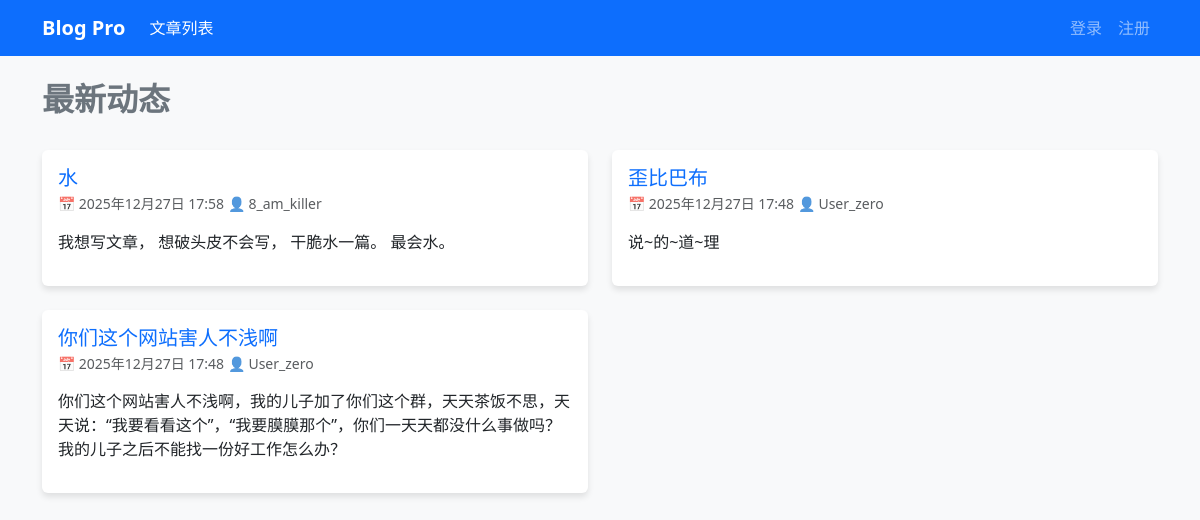
The page / on the database its author committed.
### blogs/models.py (models this page shows, shortened)
class BlogPost(models.Model):
    title = models.CharField(max_length=200, verbose_name="标题")
    text = models.TextField(verbose_name="内容")
    date_added = models.DateTimeField(auto_now_add=True)
    owner = models.ForeignKey(User, on_delete=models.CASCADE)

### blogs/views.py (the view)
# urls.py: path('', views.index, name='index'),
def index(request):
    posts_list = BlogPost.objects.order_by('-date_added')
    paginator = Paginator(posts_list, 6)
    page_number = request.GET.get('page')
    page_obj = paginator.get_page(page_number)
    is_paginated = page_obj.has_other_pages()
    context = {
        'posts': page_obj, # 注意这里传的是 page_obj 而不是 posts_list
        'page_obj': page_obj,
        'is_paginated': is_paginated
    }
    return render(request, 'blogs/index.html', context)

### blogs/templates/blogs/index.html (shortened to what this page needs)
{% extends 'blogs/base.html' %}
{% block content %}
<div class="row align-items-center mb-4">
    <div class="col">
        <h2 class="fw-bold text-secondary">最新动态</h2>
    </div>
</div>
<div class="row">
    {% for post in posts %}
        <div class="col-md-6 mb-4">
            <div class="card h-100">
                <div class="card-body">
                    <h5 class="card-title text-primary">{{ post.title }}</h5>
                    <h6 class="card-subtitle mb-3 text-muted">
                        <small>
                            📅 {{ post.date_added|date:'Y年m月d日 H:i' }}
                            👤 {{ post.owner.username }}
                        </small>
                    </h6>
                    <p class="card-text">{{ post.text|truncatechars:100 }}</p>
                </div>
            </div>
        </div>
    {% empty %}
        <div class="col-12 text-center py-5">
            <h4 class="text-muted">还没有人发布文章...</h4>
        </div>
    {% endfor %}
</div>
{% endblock content %}

### blogs/templates/blogs/base.html (shortened to what this page needs)
<!DOCTYPE html>
<html lang="zh-CN">
<head>
    <link href="https://cdn.jsdelivr.net/npm/bootstrap@5.3.0/dist/css/bootstrap.min.css" rel="stylesheet">
</head>
<body>
    <nav class="navbar navbar-expand-lg navbar-dark bg-primary mb-4">
        <div class="container">
            <a class="navbar-brand fw-bold" href="{% url 'blogs:index' %}">Blog Pro</a>
            <div class="collapse navbar-collapse" id="navbarContent">
                <ul class="navbar-nav me-auto mb-2 mb-lg-0">
                    <li class="nav-item">
                        <a class="nav-link active" href="{% url 'blogs:index' %}">文章列表</a>
                    </li>
                </ul>
                <ul class="navbar-nav ms-auto">
                    {% if user.is_authenticated %}
                        <li class="nav-item dropdown">
                            <a class="nav-link dropdown-toggle" href="#" role="button" data-bs-toggle="dropdown">
                                欢迎, {{ user.username }}
                            </a>
                            <ul class="dropdown-menu dropdown-menu-end">
                                <li><a class="dropdown-item" href="{% url 'blogs:new_post' %}">📝 发布新文章</a></li>
                                <li><hr class="dropdown-divider"></li>
                                <li>
                                    <form action="{% url 'users:logout' %}" method="post" class="px-3 py-1">
                                        {% csrf_token %}
                                        <button class="btn btn-sm btn-danger w-100">注销</button>
                                    </form>
                                </li>
                            </ul>
                        </li>
                    {% else %}
                        <li class="nav-item"><a class="nav-link" href="{% url 'users:login' %}">登录</a></li>
                        <li class="nav-item"><a class="nav-link" href="{% url 'users:register' %}">注册</a></li>
                    {% endif %}
                </ul>
            </div>
        </div>
    </nav>
    <div class="container">
        {% block content %}{% endblock content %}
    </div>
</body>
</html>

### blogs/templates/blogs/base.html (style rules this page uses)
body { background-color: #f8f9fa; }
.card { box-shadow: 0 4px 6px rgba(0,0,0,0.1); border: none; transition: transform 0.2s; }

### rows shown on the page
BlogPost: title "水", date_added "2025年12月27日 17:58", owner.username "8_am_killer", text "我想写文章， 想破头皮不会写， 干脆水一篇。 最会水。"
BlogPost: title "歪比巴布", date_added "2025年12月27日 17:48", owner.username "User_zero", text "说~的~道~理"
BlogPost: title "你们这个网站害人不浅啊", date_added "2025年12月27日 17:48", owner.username "User_zero", text "你们这个网站害人不浅啊，我的儿子加了你们这个群，天天茶饭不思，天天说：“我要看看这个”，“我要膜膜那个”，你们一天天都没什么事做吗？我的儿子之后不能找一份好工作怎么办？"
